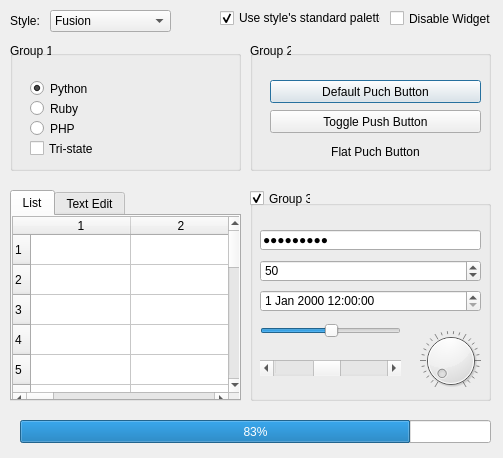
<?xml version="1.0" encoding="UTF-8"?>
<ui version="4.0">
 <class>Form</class>
 <widget class="QWidget" name="Form">
  <property name="geometry">
   <rect>
    <x>0</x>
    <y>0</y>
    <width>503</width>
    <height>458</height>
   </rect>
  </property>
  <property name="windowTitle">
   <string>Styles</string>
  </property>
  <widget class="QLabel" name="label">
   <property name="geometry">
    <rect>
     <x>10</x>
     <y>10</y>
     <width>31</width>
     <height>21</height>
    </rect>
   </property>
   <property name="text">
    <string>Style:</string>
   </property>
   <property name="textFormat">
    <enum>Qt::AutoText</enum>
   </property>
   <property name="wordWrap">
    <bool>false</bool>
   </property>
   <property name="openExternalLinks">
    <bool>false</bool>
   </property>
  </widget>
  <widget class="QComboBox" name="comboBox">
   <property name="geometry">
    <rect>
     <x>50</x>
     <y>10</y>
     <width>121</width>
     <height>22</height>
    </rect>
   </property>
   <property name="autoFillBackground">
    <bool>false</bool>
   </property>
   <property name="editable">
    <bool>false</bool>
   </property>
   <property name="duplicatesEnabled">
    <bool>false</bool>
   </property>
   <property name="frame">
    <bool>true</bool>
   </property>
   <item>
    <property name="text">
     <string>Fusion</string>
    </property>
   </item>
  </widget>
  <widget class="QCheckBox" name="checkBox_5">
   <property name="geometry">
    <rect>
     <x>220</x>
     <y>10</y>
     <width>161</width>
     <height>16</height>
    </rect>
   </property>
   <property name="text">
    <string>Use style's standard palette</string>
   </property>
   <property name="checked">
    <bool>true</bool>
   </property>
  </widget>
  <widget class="QCheckBox" name="checkBox_6">
   <property name="geometry">
    <rect>
     <x>390</x>
     <y>10</y>
     <width>101</width>
     <height>17</height>
    </rect>
   </property>
   <property name="text">
    <string>Disable Widgets</string>
   </property>
   <property name="checked">
    <bool>false</bool>
   </property>
  </widget>
  <widget class="QLabel" name="label_2">
   <property name="geometry">
    <rect>
     <x>10</x>
     <y>40</y>
     <width>41</width>
     <height>21</height>
    </rect>
   </property>
   <property name="text">
    <string>Group 1</string>
   </property>
   <property name="textFormat">
    <enum>Qt::AutoText</enum>
   </property>
   <property name="wordWrap">
    <bool>false</bool>
   </property>
   <property name="openExternalLinks">
    <bool>false</bool>
   </property>
  </widget>
  <widget class="QGroupBox" name="groupBox">
   <property name="geometry">
    <rect>
     <x>10</x>
     <y>50</y>
     <width>231</width>
     <height>121</height>
    </rect>
   </property>
   <property name="title">
    <string/>
   </property>
   <widget class="QRadioButton" name="radioButton">
    <property name="geometry">
     <rect>
      <x>20</x>
      <y>30</y>
      <width>82</width>
      <height>17</height>
     </rect>
    </property>
    <property name="text">
     <string>Python</string>
    </property>
    <property name="checked">
     <bool>true</bool>
    </property>
   </widget>
   <widget class="QRadioButton" name="radioButton_2">
    <property name="geometry">
     <rect>
      <x>20</x>
      <y>50</y>
      <width>82</width>
      <height>17</height>
     </rect>
    </property>
    <property name="text">
     <string>Ruby</string>
    </property>
   </widget>
   <widget class="QRadioButton" name="radioButton_3">
    <property name="geometry">
     <rect>
      <x>20</x>
      <y>70</y>
      <width>82</width>
      <height>17</height>
     </rect>
    </property>
    <property name="text">
     <string>PHP</string>
    </property>
   </widget>
   <widget class="QCheckBox" name="checkBox">
    <property name="geometry">
     <rect>
      <x>20</x>
      <y>90</y>
      <width>70</width>
      <height>17</height>
     </rect>
    </property>
    <property name="cursor">
     <cursorShape>PointingHandCursor</cursorShape>
    </property>
    <property name="accessibleName">
     <string/>
    </property>
    <property name="accessibleDescription">
     <string/>
    </property>
    <property name="text">
     <string>Tri-state</string>
    </property>
    <property name="checkable">
     <bool>false</bool>
    </property>
    <property name="checked">
     <bool>false</bool>
    </property>
    <property name="autoRepeat">
     <bool>false</bool>
    </property>
    <property name="tristate">
     <bool>true</bool>
    </property>
   </widget>
  </widget>
  <widget class="QLabel" name="label_3">
   <property name="geometry">
    <rect>
     <x>250</x>
     <y>40</y>
     <width>41</width>
     <height>21</height>
    </rect>
   </property>
   <property name="text">
    <string>Group 2</string>
   </property>
   <property name="textFormat">
    <enum>Qt::AutoText</enum>
   </property>
   <property name="wordWrap">
    <bool>false</bool>
   </property>
   <property name="openExternalLinks">
    <bool>false</bool>
   </property>
  </widget>
  <widget class="QGroupBox" name="groupBox_2">
   <property name="geometry">
    <rect>
     <x>250</x>
     <y>50</y>
     <width>241</width>
     <height>121</height>
    </rect>
   </property>
   <property name="title">
    <string/>
   </property>
   <widget class="QPushButton" name="pushButton">
    <property name="geometry">
     <rect>
      <x>20</x>
      <y>30</y>
      <width>211</width>
      <height>23</height>
     </rect>
    </property>
    <property name="text">
     <string>Default Puch Button</string>
    </property>
    <property name="autoDefault">
     <bool>false</bool>
    </property>
    <property name="default">
     <bool>true</bool>
    </property>
    <property name="flat">
     <bool>false</bool>
    </property>
   </widget>
   <widget class="QPushButton" name="pushButton_2">
    <property name="geometry">
     <rect>
      <x>20</x>
      <y>60</y>
      <width>211</width>
      <height>23</height>
     </rect>
    </property>
    <property name="text">
     <string>Toggle Push Button</string>
    </property>
    <property name="default">
     <bool>false</bool>
    </property>
   </widget>
   <widget class="QPushButton" name="pushButton_3">
    <property name="geometry">
     <rect>
      <x>20</x>
      <y>90</y>
      <width>211</width>
      <height>23</height>
     </rect>
    </property>
    <property name="text">
     <string>Flat Puch Button</string>
    </property>
    <property name="shortcut">
     <string/>
    </property>
    <property name="checkable">
     <bool>false</bool>
    </property>
    <property name="flat">
     <bool>true</bool>
    </property>
   </widget>
  </widget>
  <widget class="QTabWidget" name="tabWidget">
   <property name="geometry">
    <rect>
     <x>10</x>
     <y>190</y>
     <width>231</width>
     <height>211</height>
    </rect>
   </property>
   <property name="currentIndex">
    <number>0</number>
   </property>
   <widget class="QWidget" name="tab">
    <attribute name="title">
     <string>List</string>
    </attribute>
    <widget class="QTableWidget" name="tableWidget">
     <property name="geometry">
      <rect>
       <x>0</x>
       <y>0</y>
       <width>231</width>
       <height>191</height>
      </rect>
     </property>
     <property name="mouseTracking">
      <bool>true</bool>
     </property>
     <property name="tabletTracking">
      <bool>false</bool>
     </property>
     <property name="acceptDrops">
      <bool>true</bool>
     </property>
     <property name="toolTipDuration">
      <number>0</number>
     </property>
     <property name="autoFillBackground">
      <bool>false</bool>
     </property>
     <property name="frameShape">
      <enum>QFrame::StyledPanel</enum>
     </property>
     <property name="frameShadow">
      <enum>QFrame::Sunken</enum>
     </property>
     <property name="lineWidth">
      <number>1</number>
     </property>
     <property name="midLineWidth">
      <number>0</number>
     </property>
     <property name="horizontalScrollBarPolicy">
      <enum>Qt::ScrollBarAsNeeded</enum>
     </property>
     <property name="sizeAdjustPolicy">
      <enum>QAbstractScrollArea::AdjustIgnored</enum>
     </property>
     <property name="autoScroll">
      <bool>true</bool>
     </property>
     <property name="autoScrollMargin">
      <number>10</number>
     </property>
     <property name="tabKeyNavigation">
      <bool>true</bool>
     </property>
     <property name="showDropIndicator" stdset="0">
      <bool>true</bool>
     </property>
     <property name="dragEnabled">
      <bool>false</bool>
     </property>
     <property name="dragDropOverwriteMode">
      <bool>true</bool>
     </property>
     <property name="dragDropMode">
      <enum>QAbstractItemView::DragDrop</enum>
     </property>
     <property name="defaultDropAction">
      <enum>Qt::IgnoreAction</enum>
     </property>
     <property name="alternatingRowColors">
      <bool>false</bool>
     </property>
     <property name="selectionBehavior">
      <enum>QAbstractItemView::SelectItems</enum>
     </property>
     <property name="textElideMode">
      <enum>Qt::ElideMiddle</enum>
     </property>
     <property name="verticalScrollMode">
      <enum>QAbstractItemView::ScrollPerItem</enum>
     </property>
     <property name="horizontalScrollMode">
      <enum>QAbstractItemView::ScrollPerItem</enum>
     </property>
     <property name="showGrid">
      <bool>true</bool>
     </property>
     <property name="gridStyle">
      <enum>Qt::CustomDashLine</enum>
     </property>
     <property name="sortingEnabled">
      <bool>true</bool>
     </property>
     <property name="wordWrap">
      <bool>true</bool>
     </property>
     <property name="cornerButtonEnabled">
      <bool>true</bool>
     </property>
     <property name="rowCount">
      <number>20</number>
     </property>
     <property name="columnCount">
      <number>15</number>
     </property>
     <attribute name="horizontalHeaderVisible">
      <bool>true</bool>
     </attribute>
     <attribute name="horizontalHeaderCascadingSectionResizes">
      <bool>false</bool>
     </attribute>
     <attribute name="horizontalHeaderHighlightSections">
      <bool>false</bool>
     </attribute>
     <attribute name="horizontalHeaderShowSortIndicator" stdset="0">
      <bool>true</bool>
     </attribute>
     <attribute name="horizontalHeaderStretchLastSection">
      <bool>false</bool>
     </attribute>
     <attribute name="verticalHeaderVisible">
      <bool>true</bool>
     </attribute>
     <attribute name="verticalHeaderCascadingSectionResizes">
      <bool>false</bool>
     </attribute>
     <attribute name="verticalHeaderHighlightSections">
      <bool>false</bool>
     </attribute>
     <attribute name="verticalHeaderShowSortIndicator" stdset="0">
      <bool>false</bool>
     </attribute>
     <attribute name="verticalHeaderStretchLastSection">
      <bool>false</bool>
     </attribute>
     <row/>
     <row/>
     <row/>
     <row/>
     <row/>
     <row/>
     <row/>
     <row/>
     <row/>
     <row/>
     <row/>
     <row/>
     <row/>
     <row/>
     <row/>
     <row/>
     <row/>
     <row/>
     <row/>
     <row/>
     <column>
      <property name="text">
       <string>1</string>
      </property>
      <property name="toolTip">
       <string/>
      </property>
      <property name="whatsThis">
       <string/>
      </property>
      <property name="font">
       <font>
        <stylestrategy>PreferDefault</stylestrategy>
       </font>
      </property>
     </column>
     <column>
      <property name="text">
       <string>2</string>
      </property>
     </column>
     <column>
      <property name="text">
       <string>3</string>
      </property>
     </column>
     <column>
      <property name="text">
       <string>4</string>
      </property>
     </column>
     <column>
      <property name="text">
       <string>5</string>
      </property>
     </column>
     <column>
      <property name="text">
       <string>7</string>
      </property>
     </column>
     <column/>
     <column/>
     <column/>
     <column/>
     <column/>
     <column/>
     <column/>
     <column/>
     <column/>
    </widget>
   </widget>
   <widget class="QWidget" name="tab_2">
    <attribute name="title">
     <string>Text Edit</string>
    </attribute>
    <widget class="QScrollBar" name="verticalScrollBar">
     <property name="geometry">
      <rect>
       <x>210</x>
       <y>0</y>
       <width>20</width>
       <height>191</height>
      </rect>
     </property>
     <property name="orientation">
      <enum>Qt::Vertical</enum>
     </property>
    </widget>
    <widget class="QScrollBar" name="horizontalScrollBar">
     <property name="geometry">
      <rect>
       <x>0</x>
       <y>170</y>
       <width>211</width>
       <height>16</height>
      </rect>
     </property>
     <property name="orientation">
      <enum>Qt::Horizontal</enum>
     </property>
    </widget>
   </widget>
  </widget>
  <widget class="QGroupBox" name="groupBox_3">
   <property name="geometry">
    <rect>
     <x>250</x>
     <y>200</y>
     <width>241</width>
     <height>201</height>
    </rect>
   </property>
   <property name="title">
    <string/>
   </property>
   <widget class="QLineEdit" name="lineEdit">
    <property name="geometry">
     <rect>
      <x>10</x>
      <y>30</y>
      <width>221</width>
      <height>20</height>
     </rect>
    </property>
    <property name="inputMask">
     <string>Ikadhanny</string>
    </property>
    <property name="echoMode">
     <enum>QLineEdit::Password</enum>
    </property>
   </widget>
   <widget class="QSpinBox" name="spinBox">
    <property name="geometry">
     <rect>
      <x>10</x>
      <y>60</y>
      <width>221</width>
      <height>22</height>
     </rect>
    </property>
    <property name="value">
     <number>50</number>
    </property>
   </widget>
   <widget class="QDateTimeEdit" name="dateTimeEdit">
    <property name="geometry">
     <rect>
      <x>10</x>
      <y>90</y>
      <width>221</width>
      <height>22</height>
     </rect>
    </property>
    <property name="time">
     <time>
      <hour>12</hour>
      <minute>0</minute>
      <second>0</second>
     </time>
    </property>
    <property name="maximumDate">
     <date>
      <year>9999</year>
      <month>12</month>
      <day>31</day>
     </date>
    </property>
    <property name="calendarPopup">
     <bool>false</bool>
    </property>
    <property name="timeSpec">
     <enum>Qt::LocalTime</enum>
    </property>
   </widget>
   <widget class="QSlider" name="horizontalSlider">
    <property name="geometry">
     <rect>
      <x>10</x>
      <y>120</y>
      <width>141</width>
      <height>22</height>
     </rect>
    </property>
    <property name="value">
     <number>50</number>
    </property>
    <property name="orientation">
     <enum>Qt::Horizontal</enum>
    </property>
   </widget>
   <widget class="QScrollBar" name="horizontalScrollBar_2">
    <property name="geometry">
     <rect>
      <x>10</x>
      <y>160</y>
      <width>141</width>
      <height>16</height>
     </rect>
    </property>
    <property name="value">
     <number>45</number>
    </property>
    <property name="orientation">
     <enum>Qt::Horizontal</enum>
    </property>
   </widget>
   <widget class="QDial" name="dial">
    <property name="geometry">
     <rect>
      <x>170</x>
      <y>130</y>
      <width>61</width>
      <height>61</height>
     </rect>
    </property>
    <property name="value">
     <number>1</number>
    </property>
    <property name="invertedAppearance">
     <bool>false</bool>
    </property>
    <property name="invertedControls">
     <bool>true</bool>
    </property>
    <property name="wrapping">
     <bool>false</bool>
    </property>
    <property name="notchesVisible">
     <bool>true</bool>
    </property>
   </widget>
  </widget>
  <widget class="QProgressBar" name="progressBar">
   <property name="geometry">
    <rect>
     <x>20</x>
     <y>420</y>
     <width>471</width>
     <height>23</height>
    </rect>
   </property>
   <property name="value">
    <number>83</number>
   </property>
  </widget>
  <widget class="QCheckBox" name="checkBox_7">
   <property name="geometry">
    <rect>
     <x>250</x>
     <y>190</y>
     <width>61</width>
     <height>17</height>
    </rect>
   </property>
   <property name="text">
    <string>Group 3</string>
   </property>
   <property name="checked">
    <bool>true</bool>
   </property>
  </widget>
 </widget>
 <resources/>
 <connections/>
</ui>
